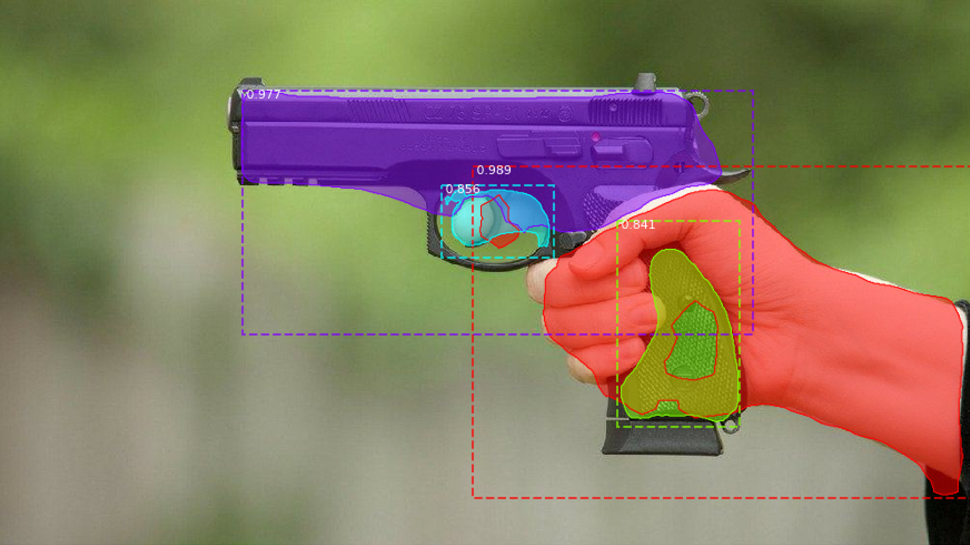
#> input picture 1_QO7v-eEOXhxDikmpetWShQ.png, 1939 x 1090 px, given in place of thermal.mp4, which was not available (shown at 1/2 size)
$ python video.py
#> lines starting #> are read from the running program, lines starting #| are printed output that depends on the picture; after the words box and inside, x2 and y2 are one past the last pixel; in counts of white or black regions, pixels touching at a corner belong together; pictures that were not available may be replaced by others from this repository, and a replacement may not be noted

#from imutils.video import VideoStream
import numpy as np
import cv2
import imutils
import datetime

gun_cascade = cv2.CascadeClassifier('cascade.xml')
camera = cv2.VideoCapture('thermal.mp4')
#camera = VideoStream(src=0).start()
#initialise the first frame in the video stream
firstFrame = None

#loop over the frames of the video

gun_exist = False

while True:
    (grabbed, frame) = camera.read()
#> frame is the input picture: shape (1090, 1939, 3); mean B, G, R 99, 123.8, 137.4

    #if the frame could not grabbed, then we have reached the end of the video
    if not grabbed:
        break

    #resize the frame, convert it to grayscale and blur it
    frame = imutils.resize(frame,width=750)
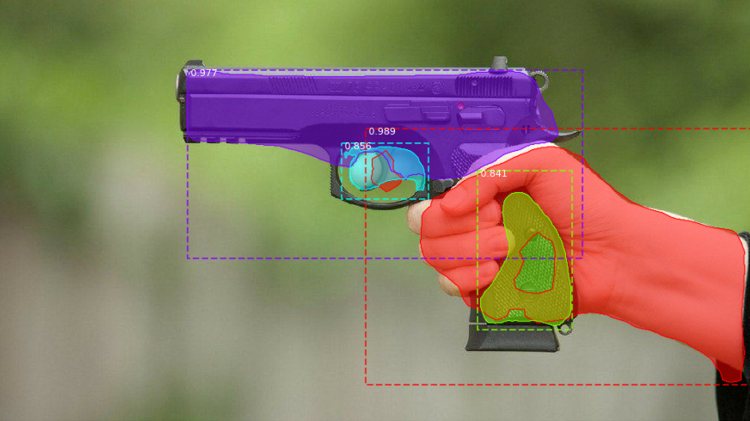
#> frame: shape (421, 750, 3); mean B, G, R 99, 123.8, 137.4
    gray = cv2.cvtColor(frame, cv2.COLOR_BGR2RGB)
    gray = cv2.GaussianBlur(gray, (21,21), 0)
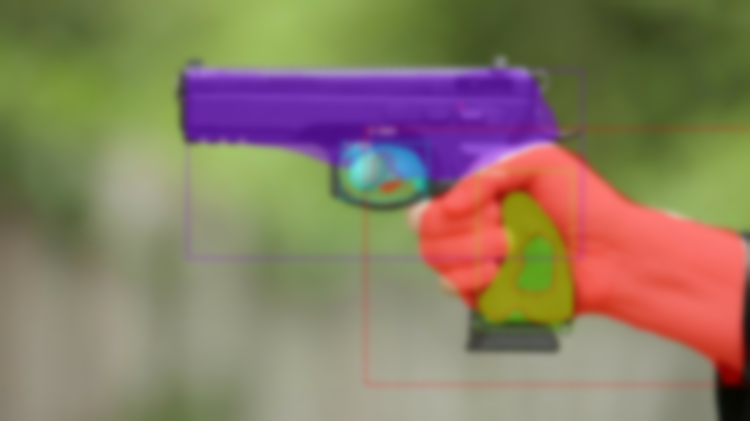
#> gray: shape (421, 750, 3); mean R, G, B 137.5, 123.8, 99

    gun = gun_cascade.detectMultiScale(gray, 1.3,5, minSize = (100,100))
#> gun = [[269, 61, 229, 229], [375, 88, 222, 222]]

    if len(gun) > 0:
        gun_exist = True

    for (x,y,w,h) in gun:
        frame = cv2.rectangle(frame,(x,y),(x+w,y+h),(0,0,255),2)
        roi_gray = gray[y:y+h, x:x+w]
        roi_color = frame[y:y+h, x:x+w]
#> this loop made 2 passes
#> pass 1, `frame = cv2.rectangle(frame,(x,y),(x+w,y+h),(0,0,255),2)`:
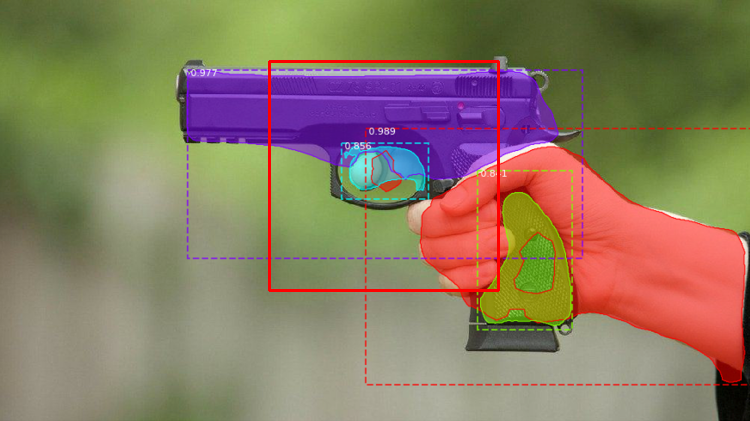
#> frame: shape (421, 750, 3); 0.87% of pixels changed, all inside (x1, y1, x2, y2) = (268, 60, 500, 292)
#> pass 1, `roi_gray = gray[y:y+h, x:x+w]`:
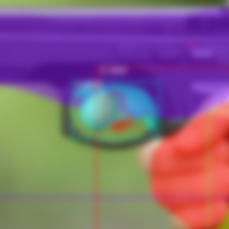
#> roi_gray: shape (229, 229, 3); mean R, G, B 134.1, 101.5, 125.4
#> pass 1, `roi_color = frame[y:y+h, x:x+w]`:
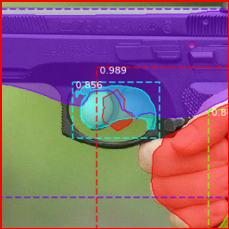
#> roi_color: shape (229, 229, 3); mean B, G, R 122.9, 98.4, 137.4
#> pass 2, `frame = cv2.rectangle(frame,(x,y),(x+w,y+h),(0,0,255),2)`:
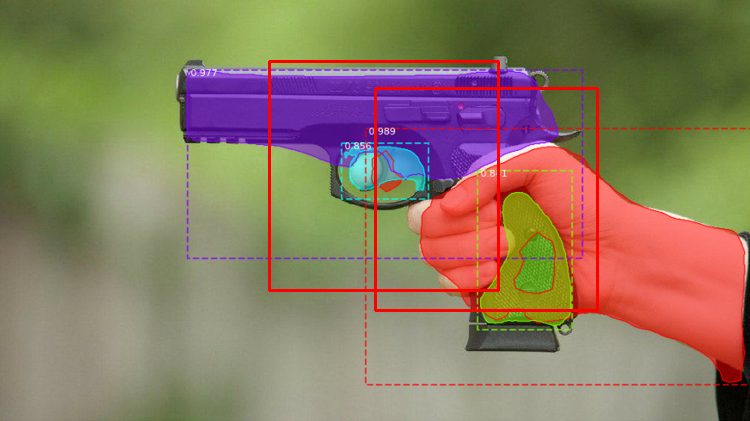
#> frame: shape (421, 750, 3); 0.84% of pixels changed, all inside (x1, y1, x2, y2) = (374, 87, 599, 312)

    #if the first frame is None, initialise it
    if firstFrame is None:
        firstFrame = gray
        continue

    #draw the text and timestamp on the frame
    cv2.putText(frame,datetime.datetime.now().strftime("%A %d %B %Y %I: %M:%S%p"),
                    (10,frame.shape[0] -10), cv2.FONT_HERSHEY_SIMPLEX, 0.35,(0,0,255),1)

    #show the frame and record if the user a key
    cv2.imshow("Security feed",frame)
    key = cv2.waitKey(1) & 0xFF

if gun_exist:
    print("gun detected")
else:
    print("gun not detected")

#cleaning the camera and close any open windows
camera.release()
cv2.destroyAllWindows()
